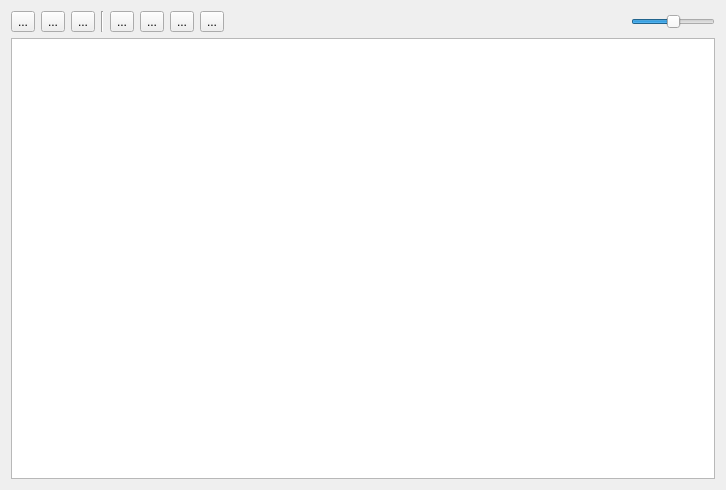
<?xml version="1.0" encoding="UTF-8"?>
<ui version="4.0">
 <class>MainWindow</class>
 <widget class="QMainWindow" name="MainWindow">
  <property name="geometry">
   <rect>
    <x>0</x>
    <y>0</y>
    <width>726</width>
    <height>490</height>
   </rect>
  </property>
  <property name="windowTitle">
   <string>Graph Creator</string>
  </property>
  <property name="windowIcon">
   <iconset resource="resource.qrc">
    <normaloff>:/new/prefix1/icon/creator.ico</normaloff>:/new/prefix1/icon/creator.ico</iconset>
  </property>
  <widget class="QWidget" name="centralWidget">
   <layout class="QVBoxLayout" name="verticalLayout">
    <item>
     <layout class="QHBoxLayout" name="horizontalLayout">
      <item>
       <widget class="QToolButton" name="newButton">
        <property name="toolTip">
         <string>New graph</string>
        </property>
        <property name="text">
         <string>...</string>
        </property>
        <property name="icon">
         <iconset resource="resource.qrc">
          <normaloff>:/new/prefix1/icon/new.ico</normaloff>:/new/prefix1/icon/new.ico</iconset>
        </property>
        <property name="iconSize">
         <size>
          <width>32</width>
          <height>32</height>
         </size>
        </property>
       </widget>
      </item>
      <item>
       <widget class="QToolButton" name="openButton">
        <property name="toolTip">
         <string>Open a graph</string>
        </property>
        <property name="text">
         <string>...</string>
        </property>
        <property name="icon">
         <iconset resource="resource.qrc">
          <normaloff>:/new/prefix1/icon/open.ico</normaloff>:/new/prefix1/icon/open.ico</iconset>
        </property>
        <property name="iconSize">
         <size>
          <width>32</width>
          <height>32</height>
         </size>
        </property>
       </widget>
      </item>
      <item>
       <widget class="QToolButton" name="saveButton">
        <property name="toolTip">
         <string>Save</string>
        </property>
        <property name="text">
         <string>...</string>
        </property>
        <property name="icon">
         <iconset resource="resource.qrc">
          <normaloff>:/new/prefix1/icon/save.ico</normaloff>:/new/prefix1/icon/save.ico</iconset>
        </property>
        <property name="iconSize">
         <size>
          <width>32</width>
          <height>32</height>
         </size>
        </property>
       </widget>
      </item>
      <item>
       <widget class="Line" name="line">
        <property name="orientation">
         <enum>Qt::Vertical</enum>
        </property>
       </widget>
      </item>
      <item>
       <widget class="QToolButton" name="pointerButton">
        <property name="toolTip">
         <string>Pointer</string>
        </property>
        <property name="text">
         <string>...</string>
        </property>
        <property name="icon">
         <iconset resource="resource.qrc">
          <normaloff>:/new/prefix1/icon/pointer.ico</normaloff>:/new/prefix1/icon/pointer.ico</iconset>
        </property>
        <property name="iconSize">
         <size>
          <width>32</width>
          <height>32</height>
         </size>
        </property>
        <property name="checkable">
         <bool>true</bool>
        </property>
       </widget>
      </item>
      <item>
       <widget class="QToolButton" name="cycleButton">
        <property name="toolTip">
         <string>A Node</string>
        </property>
        <property name="text">
         <string>...</string>
        </property>
        <property name="icon">
         <iconset resource="resource.qrc">
          <normaloff>:/new/prefix1/icon/cycle.ico</normaloff>:/new/prefix1/icon/cycle.ico</iconset>
        </property>
        <property name="iconSize">
         <size>
          <width>32</width>
          <height>32</height>
         </size>
        </property>
        <property name="checkable">
         <bool>true</bool>
        </property>
       </widget>
      </item>
      <item>
       <widget class="QToolButton" name="taskButton">
        <property name="toolTip">
         <string>Task</string>
        </property>
        <property name="text">
         <string>...</string>
        </property>
        <property name="icon">
         <iconset resource="resource.qrc">
          <normaloff>:/new/prefix1/icon/task.ico</normaloff>:/new/prefix1/icon/task.ico</iconset>
        </property>
        <property name="iconSize">
         <size>
          <width>32</width>
          <height>32</height>
         </size>
        </property>
        <property name="checkable">
         <bool>true</bool>
        </property>
       </widget>
      </item>
      <item>
       <widget class="QToolButton" name="fictivetaskButton">
        <property name="toolTip">
         <string>Task Fictive</string>
        </property>
        <property name="text">
         <string>...</string>
        </property>
        <property name="icon">
         <iconset resource="resource.qrc">
          <normaloff>:/new/prefix1/icon/fictivetask.ico</normaloff>:/new/prefix1/icon/fictivetask.ico</iconset>
        </property>
        <property name="iconSize">
         <size>
          <width>32</width>
          <height>32</height>
         </size>
        </property>
        <property name="checkable">
         <bool>true</bool>
        </property>
       </widget>
      </item>
      <item>
       <spacer name="horizontalSpacer">
        <property name="orientation">
         <enum>Qt::Horizontal</enum>
        </property>
        <property name="sizeHint" stdset="0">
         <size>
          <width>40</width>
          <height>20</height>
         </size>
        </property>
       </spacer>
      </item>
      <item>
       <widget class="QSlider" name="scaleSlider">
        <property name="sizePolicy">
         <sizepolicy hsizetype="Preferred" vsizetype="Fixed">
          <horstretch>0</horstretch>
          <verstretch>0</verstretch>
         </sizepolicy>
        </property>
        <property name="toolTip">
         <string>Scale Slider</string>
        </property>
        <property name="minimum">
         <number>20</number>
        </property>
        <property name="maximum">
         <number>200</number>
        </property>
        <property name="singleStep">
         <number>10</number>
        </property>
        <property name="value">
         <number>110</number>
        </property>
        <property name="orientation">
         <enum>Qt::Horizontal</enum>
        </property>
       </widget>
      </item>
     </layout>
    </item>
    <item>
     <widget class="QGraphicsView" name="graphicsView">
      <property name="renderHints">
       <set>QPainter::Antialiasing|QPainter::TextAntialiasing</set>
      </property>
     </widget>
    </item>
   </layout>
  </widget>
 </widget>
 <layoutdefault spacing="6" margin="11"/>
 <resources>
  <include location="resource.qrc"/>
 </resources>
 <connections>
  <connection>
   <sender>newButton</sender>
   <signal>clicked()</signal>
   <receiver>MainWindow</receiver>
   <slot>newButtonClicked()</slot>
   <hints>
    <hint type="sourcelabel">
     <x>39</x>
     <y>28</y>
    </hint>
    <hint type="destinationlabel">
     <x>38</x>
     <y>6</y>
    </hint>
   </hints>
  </connection>
  <connection>
   <sender>openButton</sender>
   <signal>clicked()</signal>
   <receiver>MainWindow</receiver>
   <slot>openButtonClicked()</slot>
   <hints>
    <hint type="sourcelabel">
     <x>81</x>
     <y>35</y>
    </hint>
    <hint type="destinationlabel">
     <x>79</x>
     <y>6</y>
    </hint>
   </hints>
  </connection>
  <connection>
   <sender>saveButton</sender>
   <signal>clicked()</signal>
   <receiver>MainWindow</receiver>
   <slot>saveButtonClicked()</slot>
   <hints>
    <hint type="sourcelabel">
     <x>125</x>
     <y>41</y>
    </hint>
    <hint type="destinationlabel">
     <x>125</x>
     <y>8</y>
    </hint>
   </hints>
  </connection>
  <connection>
   <sender>pointerButton</sender>
   <signal>clicked()</signal>
   <receiver>MainWindow</receiver>
   <slot>pointerButtonClicked()</slot>
   <hints>
    <hint type="sourcelabel">
     <x>197</x>
     <y>39</y>
    </hint>
    <hint type="destinationlabel">
     <x>200</x>
     <y>7</y>
    </hint>
   </hints>
  </connection>
  <connection>
   <sender>cycleButton</sender>
   <signal>clicked()</signal>
   <receiver>MainWindow</receiver>
   <slot>cycleButtonClicked()</slot>
   <hints>
    <hint type="sourcelabel">
     <x>249</x>
     <y>43</y>
    </hint>
    <hint type="destinationlabel">
     <x>249</x>
     <y>61</y>
    </hint>
   </hints>
  </connection>
  <connection>
   <sender>taskButton</sender>
   <signal>clicked()</signal>
   <receiver>MainWindow</receiver>
   <slot>taskButtonClicked()</slot>
   <hints>
    <hint type="sourcelabel">
     <x>306</x>
     <y>40</y>
    </hint>
    <hint type="destinationlabel">
     <x>300</x>
     <y>60</y>
    </hint>
   </hints>
  </connection>
  <connection>
   <sender>fictivetaskButton</sender>
   <signal>clicked()</signal>
   <receiver>MainWindow</receiver>
   <slot>fictivetaskButtonClicked()</slot>
   <hints>
    <hint type="sourcelabel">
     <x>350</x>
     <y>36</y>
    </hint>
    <hint type="destinationlabel">
     <x>385</x>
     <y>38</y>
    </hint>
   </hints>
  </connection>
  <connection>
   <sender>scaleSlider</sender>
   <signal>valueChanged(int)</signal>
   <receiver>MainWindow</receiver>
   <slot>sceneScaleChanged(int)</slot>
   <hints>
    <hint type="sourcelabel">
     <x>660</x>
     <y>34</y>
    </hint>
    <hint type="destinationlabel">
     <x>654</x>
     <y>14</y>
    </hint>
   </hints>
  </connection>
 </connections>
 <slots>
  <slot>openButtonClicked()</slot>
  <slot>newButtonClicked()</slot>
  <slot>saveButtonClicked()</slot>
  <slot>pointerButtonClicked()</slot>
  <slot>cycleButtonClicked()</slot>
  <slot>taskButtonClicked()</slot>
  <slot>fictivetaskButtonClicked()</slot>
  <slot>sceneScaleChanged(int)</slot>
 </slots>
</ui>
